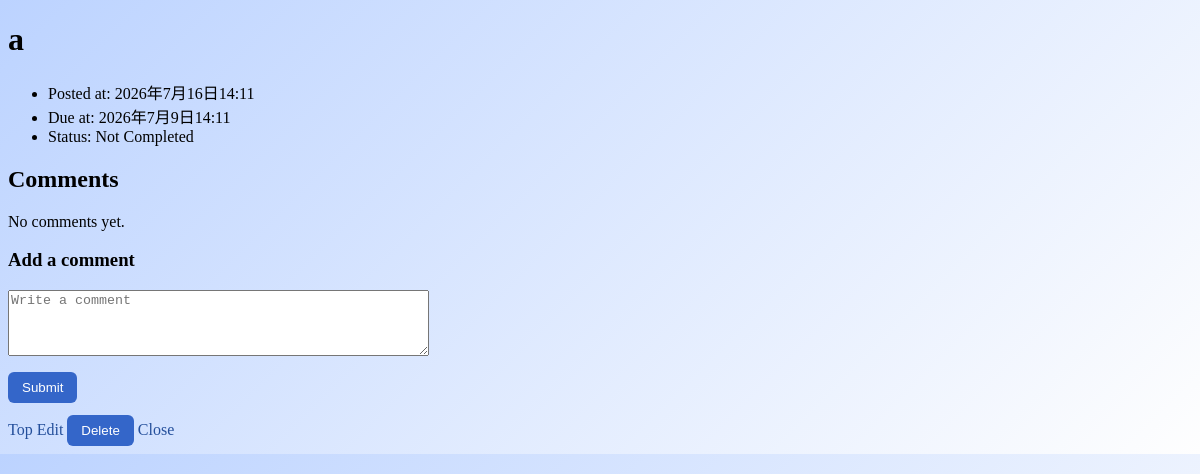
Page /2/ on the committed database.
### todo/models.py (models this page shows, shortened)
class Task(models.Model):
    title = models.CharField(max_length=100)
    completed = models.BooleanField(default=False)
    posted_at = models.DateTimeField(default=timezone.now)
    due_at = models.DateTimeField(null=True, blank=True)

### todo/views.py (the view)
# urls.py: path('<int:task_id>/', todo_views.detail, name='detail'),
def detail(request, task_id):
    try:
        task = Task.objects.get(pk=task_id)
    except Task.DoesNotExist:
        raise Http404("Task does not exist")
    comments = task.comments.order_by("posted_at")
    context = {"task": task, "comments": comments}
    return render(request, "todo/detail.html", context)

### todo/templates/todo/detail.html (shortened to what this page needs)
{% load static %}
<!DOCTYPE html>
<html lang="ja">
  <head>
    <link rel="stylesheet" href="{% static 'todo/style.css' %}">
  </head>
  <body>
    <h1>{{ task.title }}</h1>
    <ul>
      <li>Posted at: {{ task.posted_at }}</li>
      {% if task.due_at %}
      <li>Due at: {{ task.due_at }}</li>
      {% endif %}
      {% if task.completed %}
      <li>Status: Completed</li>
      {% else %}
      <li>Status: Not Completed</li>
      {% endif %}
    </ul>
    <section>
      <h2>Comments</h2>
      {% if comments %}
        <ul>
          {% for comment in comments %}
          <li>{{ comment.posted_at }}: {{ comment.content }}</li>
          {% endfor %}
        </ul>
      {% else %}
        <p>No comments yet.</p>
      {% endif %}
      <h3>Add a comment</h3>
      <form action="{% url 'add_comment' task.id %}" method="post">
        <div>
          <textarea name="content" rows="4" cols="50" placeholder="Write a comment"></textarea>
        </div>
        <div>
          <button type="submit">Submit</button>
        </div>
      </form>
    </section>
    <div>
      <a href="{% url 'index' %}">Top</a>
      <a href="{% url 'update' task.id %}">Edit</a>
      <form action="{% url 'delete' task.id %}" method="post" style="display: inline;">
        <button type="submit">Delete</button>
      </form>
      <a href="{% url 'close' task.id %}">Close</a>
    </div>
  </body>
</html>

### todo/static/todo/style.css (style rules this page uses)
body { background: linear-gradient(135deg, #bcd3ff, #fefefe); }
button { padding: 8px 14px; border: 0; border-radius: 6px; background: #3466c9; color: #fff; margin-top: 12px; cursor: pointer; }
a { color: #244f9b; text-decoration: none; }

### rows in the picture
Task: title "a", posted_at "2026年7月16日14:11", due_at "2026年7月9日14:11"
